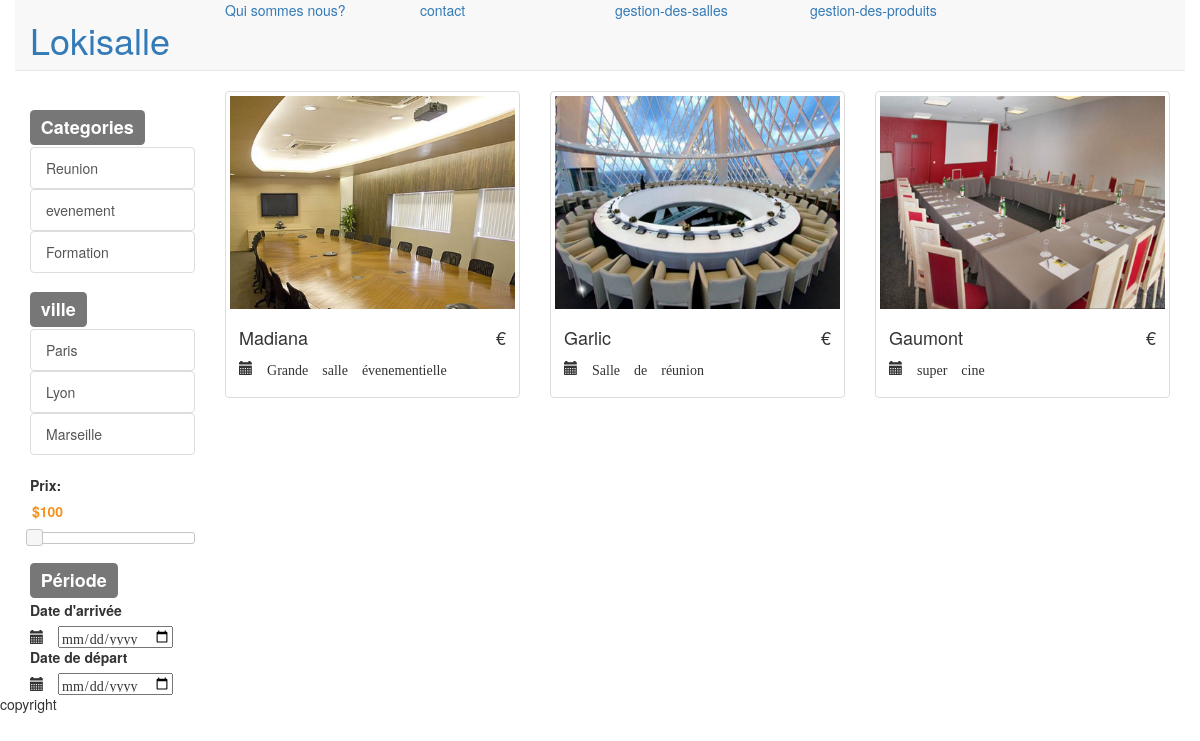
The app's page /admin/index.php with its own data.
### tables this page shows
CREATE TABLE `salle` (
  `id_salle` int(11) NOT NULL,
  `titre` varchar(200) NOT NULL,
  `description` text NOT NULL,
  `photo` varchar(200) NOT NULL,
  `pays` varchar(20) NOT NULL,
  `ville` varchar(20) NOT NULL,
  `adresse` varchar(50) NOT NULL,
  `cp` int(5) NOT NULL,
  `capacite` int(3) NOT NULL,
  `categorie` enum('reunion','evenement','formation') NOT NULL
);

### inc/function.inc.php (called while the page is built, shortened)
<?php
function getSalle($ville = null, $categorie =null, $id=null){
	global $connexion;
	if($ville)
	{
		$sql = "SELECT * FROM salle WHERE ville = '$ville'";
	} else if($categorie){
		$sql = "SELECT * FROM salle WHERE categorie = '$categorie'";
	} else if($id){
		$sql = "SELECT * FROM salle, produit WHERE produit.id_salle = salle.id_salle AND salle.id_salle = '$id'";
	}else {
		$sql= 'SELECT * FROM `salle`';
	}
	$req= $connexion->prepare($sql);
 	$req->execute();
 	$result =$req->fetchAll();
 	return $result;
}
 ?>

### inc/accueil.inc.php (the view)
<?php
if(isset($_GET['ville']))
{
    $salles = getSalle($_GET['ville']);
}
 else if(isset($_GET['categorie'])){
    $salles = getSalle(null,$_GET['categorie']);
}else{
     $salles= getSalle();
}
?>
<section>
	<div class="container">
		<div class="row">
			<div class="col-md-2">
				<h3>
					<label class="label label-default">Categories</label>
				</h3>
				<div class="list-group">
  					<a href="?categorie=reunion">
  						<button type="button" class="list-group-item">Reunion</button>
  					</a>
  					<a href="?categorie=evenement">
  						<button type="button" class="list-group-item">evenement</button>
  					</a>
  					<a href="?categorie=formation">
  						<button type="button" class="list-group-item">Formation</button>
  					</a>
  				</div>
  				<h3>
  					<label class="label label-default">ville</label>
  				</h3>
				<div class="list-group">
  					<a href="?ville=paris">
  						<button type="button" class="list-group-item">Paris</button>
  					</a>
  					<a href="?ville=lyon">
  						<button type="button" class="list-group-item">Lyon</button>
  					</a>
  					<a href="?ville=marseille">
  						<button type="button" class="list-group-item">Marseille</button>
  					</a>
  				</div>
  				<p>
  					<label for="amount">Prix:</label>
  					<input type="text" id="amount" readonly style="border:0; color:#f6931f; font-weight:bold;">
				</p>
				<div id="slider"></div>
  				<h3>
  					<label class="label label-default">Période</label>
  				</h3>
  				<label>Date d'arrivée</label>
  				<span class="glyphicon glyphicon-calendar" aria-hidden="true">
  					<input type="date" name="">
  				</span>
  				<label>Date de départ</label>
  				<span class="glyphicon glyphicon-calendar" aria-hidden="true">
  					<input type="date" name="">
  				</span>
			</div>
			<div class="col-md-10">
				<div class="row">
				<?php foreach ($salles as $salle){ ?>
					<div class="col-sm-4 col-lg-4 col-md-4">
                    	<div class="thumbnail">
                      	  		 <a href="index.php?page=product&id=<?php echo $salle['id_salle']; ?>">
                       	   			<img class="img-responsive" src="<?php echo $salle['photo']; ?>"" alt="">
                      		  	<div class="caption">
                      		  		<h4 class="pull-right"> €</h4>
                      			  	<h4><?php echo $salle['titre']; ?></h4>
                      				<p class="glyphicon glyphicon-calendar" aria-hidden="true"> <?php echo $salle['description']; ?></p>
                 		         </div></a>
                 		 </div>
                 	</div>
                 	<?php } ?>
				</div>
			</div>
		</div>
	</div>
</section>

### records on screen
salle: photo (picture), titre "Madiana", description "Grande salle évenementielle"
salle: photo (picture), titre "Garlic", description "Salle de réunion"
salle: photo (picture), titre "Gaumont", description "super cine"
